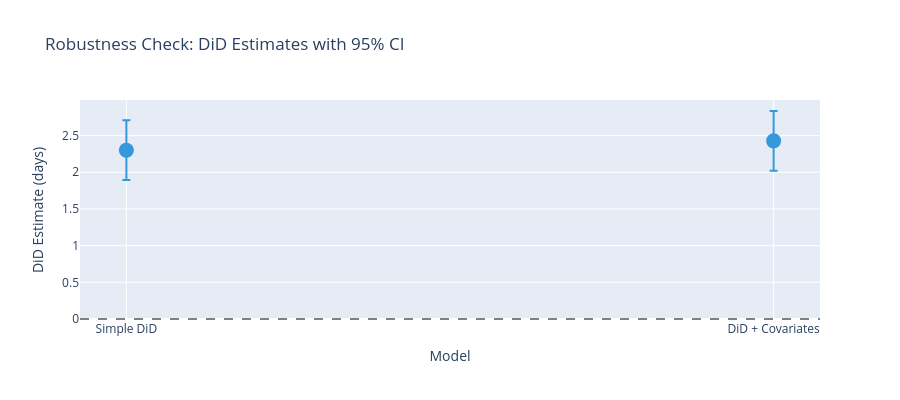

Notebook code for this chart:
### Code cell
# Visualize coefficient comparison
fig = go.Figure()

fig.add_trace(go.Scatter(
    x=['Simple DiD', 'DiD + Covariates'],
    y=[did_estimate, did_cov_estimate],
    mode='markers',
    marker=dict(size=15, color='#3498DB'),
    error_y=dict(
        type='data',
        array=[1.96 * did_se, 1.96 * did_cov_se],
        visible=True
    ),
    name='DiD Estimate'
))

fig.add_hline(y=0, line_dash='dash', line_color='gray')

fig.update_layout(
    title='Robustness Check: DiD Estimates with 95% CI',
    xaxis_title='Model',
    yaxis_title='DiD Estimate (days)',
    height=400,
    showlegend=False
)
fig.show()

### Figure 1 — Plotly figure (JSON) as saved in the notebook; plotly's stock layout.template omitted (floating-point values rounded to 4 significant figures)
{"data": [{"error_y": {"array": [0.4068, 0.4069], "type": "data", "visible": true}, "marker": {"color": "#3498DB", "size": 15}, "mode": "markers", "name": "DiD Estimate", "type": "scatter", "x": ["Simple DiD", "DiD + Covariates"], "y": [2.302, 2.429]}], "layout": {"height": 400, "shapes": [{"line": {"color": "gray", "dash": "dash"}, "type": "line", "x0": 0, "x1": 1, "xref": "x domain", "y0": 0, "y1": 0, "yref": "y"}], "showlegend": false, "title": {"text": "Robustness Check: DiD Estimates with 95% CI"}, "xaxis": {"title": {"text": "Model"}}, "yaxis": {"title": {"text": "DiD Estimate (days)"}}}}
